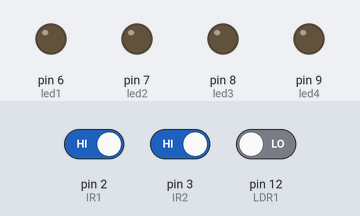
Simulated run of this sketch. Board: Arduino Uno, built with avr-gcc and run on an emulated ATmega328P. Shown: output pins drawn as LEDs (lit = HIGH). The test bench sets the inputs (shaded band); at power-on: pin 2 (IR1) HIGH, pin 12 (LDR1) LOW, pin 3 (IR2) HIGH.

Above: at 1.2 s.
1.3 s: pin 2 (IR1) driven LOW and pin 12 (LDR1) driven HIGH
At 2.5 s:
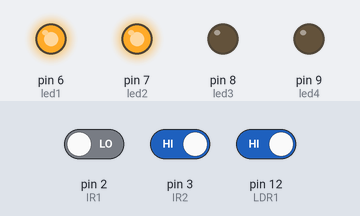
2.8 s: pin 3 (IR2) driven LOW
At 3.7 s:
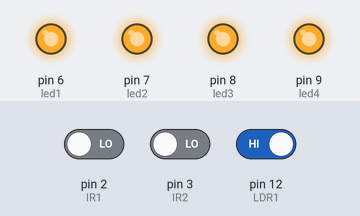
4.3 s: pin 2 (IR1) driven HIGH
At 4.9 s:
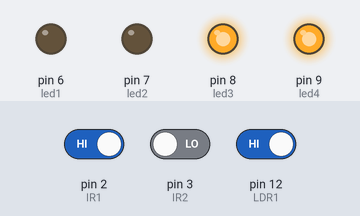
5.8 s: pin 2 (IR1) driven LOW
At 7.0 s:
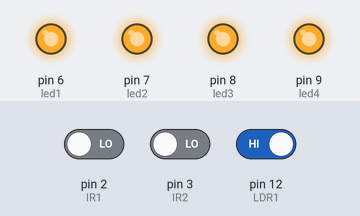
7.3 s: pin 3 (IR2) driven HIGH
At 8.4 s:
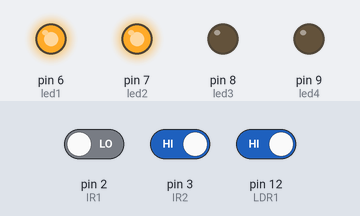
Timing chart, 0 to 9.8 s (numbered marks = the images above; inputs shaded):
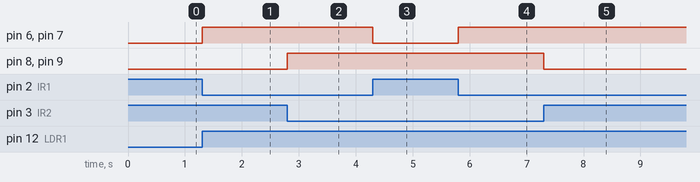

Measured:
- after the input at 1.3 s, pin 6 (led1), pin 7 (led2): LOW → HIGH at once
- after the input at 2.8 s, pin 8 (led3), pin 9 (led4): LOW → HIGH at once
- after the input at 4.3 s, pin 6 (led1), pin 7 (led2): HIGH → LOW at once
- after the input at 5.8 s, pin 6 (led1), pin 7 (led2): LOW → HIGH at once
- after the input at 7.3 s, pin 8 (led3), pin 9 (led4): HIGH → LOW at once

The sketch:

Uno_code.ino
```cpp
int IR1 = 2;
int IR2 = 3;
int LDR1= 12;
int led1 = 6;
int led2 = 7;
int led3 = 8;
int led4 = 9;
int val1;
int val2;
int val3;
 void setup()
{
Serial.begin(9600);
pinMode(IR1,INPUT);
pinMode(IR2,INPUT);
pinMode(led1,OUTPUT);
pinMode(led2,OUTPUT);
pinMode(led3,OUTPUT);
pinMode(LDR1,INPUT);
pinMode(led4,OUTPUT);

}
void loop()
{
  val1 = digitalRead(IR1);
  val2 = digitalRead(IR2);
  val3 = digitalRead(LDR1);
 if(val3 == 1)
{
  if(val1==0)
  {
  digitalWrite(6,HIGH);
  digitalWrite(7,HIGH);
  }
  if(val1==1)
  {
  digitalWrite(6,LOW);
  digitalWrite(7,LOW);
  }
   if(val2==0)
  {
  digitalWrite(8,HIGH);
  digitalWrite(9,HIGH);
  }
  if(val2==1)
  {
  digitalWrite(8,LOW);
  digitalWrite(9,LOW);
  }
}
else
{
digitalWrite(6,LOW);
digitalWrite(7,LOW);
digitalWrite(8,LOW);
digitalWrite(9,LOW);
}
}
```
